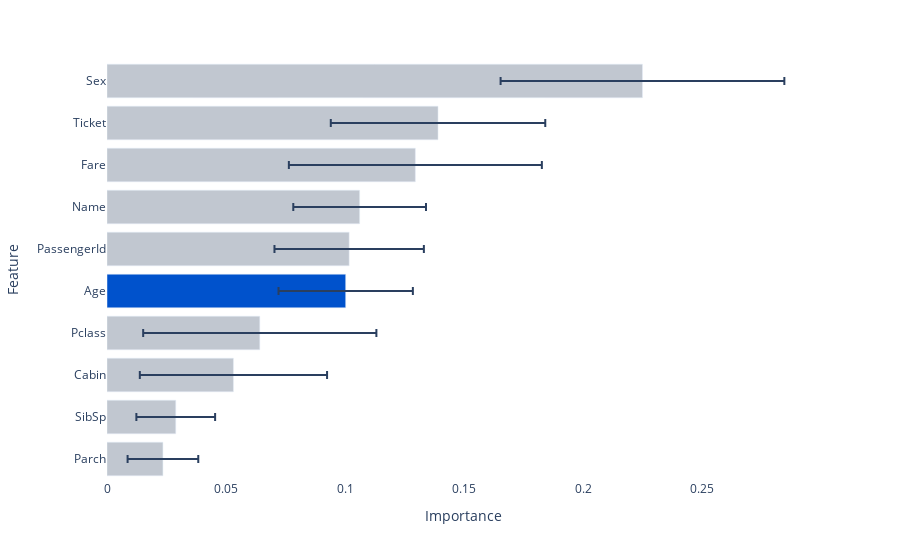

Notebook code cell kept with this figure:
### Markdown cell above
Plot feature importance and highlight certain features

### Code cell
model.plot_feature_importance(feature_highlights=["Age"])

### Figure 1 — Plotly figure (JSON) as saved in the notebook; plotly's stock layout.template omitted (floating-point values rounded to 4 significant figures)
{"data": [{"alignmentgroup": "True", "error_x": {"array": [0.01484, 0.01653, 0.03931, 0.04895, 0.0282, 0.03136, 0.02786, 0.05311, 0.04502, 0.05957]}, "hovertemplate": "Importance=%{x}<br>Feature=%{y}<extra></extra>", "legendgroup": "", "marker": {"color": ["#C1C7D0", "#C1C7D0", "#C1C7D0", "#C1C7D0", "#0052CC", "#C1C7D0", "#C1C7D0", "#C1C7D0", "#C1C7D0", "#C1C7D0"], "pattern": {"shape": ""}}, "name": "", "offsetgroup": "", "orientation": "h", "showlegend": false, "textposition": "auto", "type": "bar", "x": [0.02348, 0.02886, 0.05309, 0.06415, 0.1002, 0.1017, 0.1061, 0.1295, 0.139, 0.2248], "xaxis": "x", "y": ["Parch", "SibSp", "Cabin", "Pclass", "Age", "PassengerId", "Name", "Fare", "Ticket", "Sex"], "yaxis": "y"}], "layout": {"barmode": "relative", "legend": {"tracegroupgap": 0}, "margin": {"t": 60}, "plot_bgcolor": "white", "xaxis": {"anchor": "y", "domain": [0, 1], "title": {"text": "Importance"}}, "yaxis": {"anchor": "x", "domain": [0, 1], "title": {"text": "Feature"}}}}
